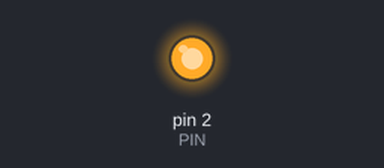
Simulated run of this sketch. Board: Arduino Uno, built with avr-gcc and run on an emulated ATmega328P. Parts: output pins drawn as LEDs (lit = HIGH).

Above: at 0.1 s.
At 100.1 s:
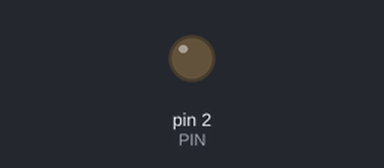
Timing chart, 0 to 101.6 s (numbered marks = the images above):
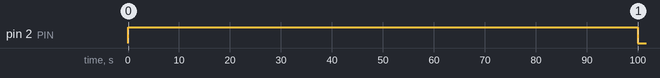

The sketch:

IOTlamp.ino
```cpp
#define PIN 2
int8_t flag = 1;

void setup() {
  pinMode(PIN, OUTPUT);
  digitalWrite(PIN, HIGH);

}

void loop() {

  if(flag){
    digitalWrite(PIN, HIGH);
    flag = 0;
  } else {
    digitalWrite(PIN, LOW);
    flag = 1;
  }
  delay(100000);

}
```

Measured:
- by itself, pin 2 (PIN): HIGH → LOW at 100 s
